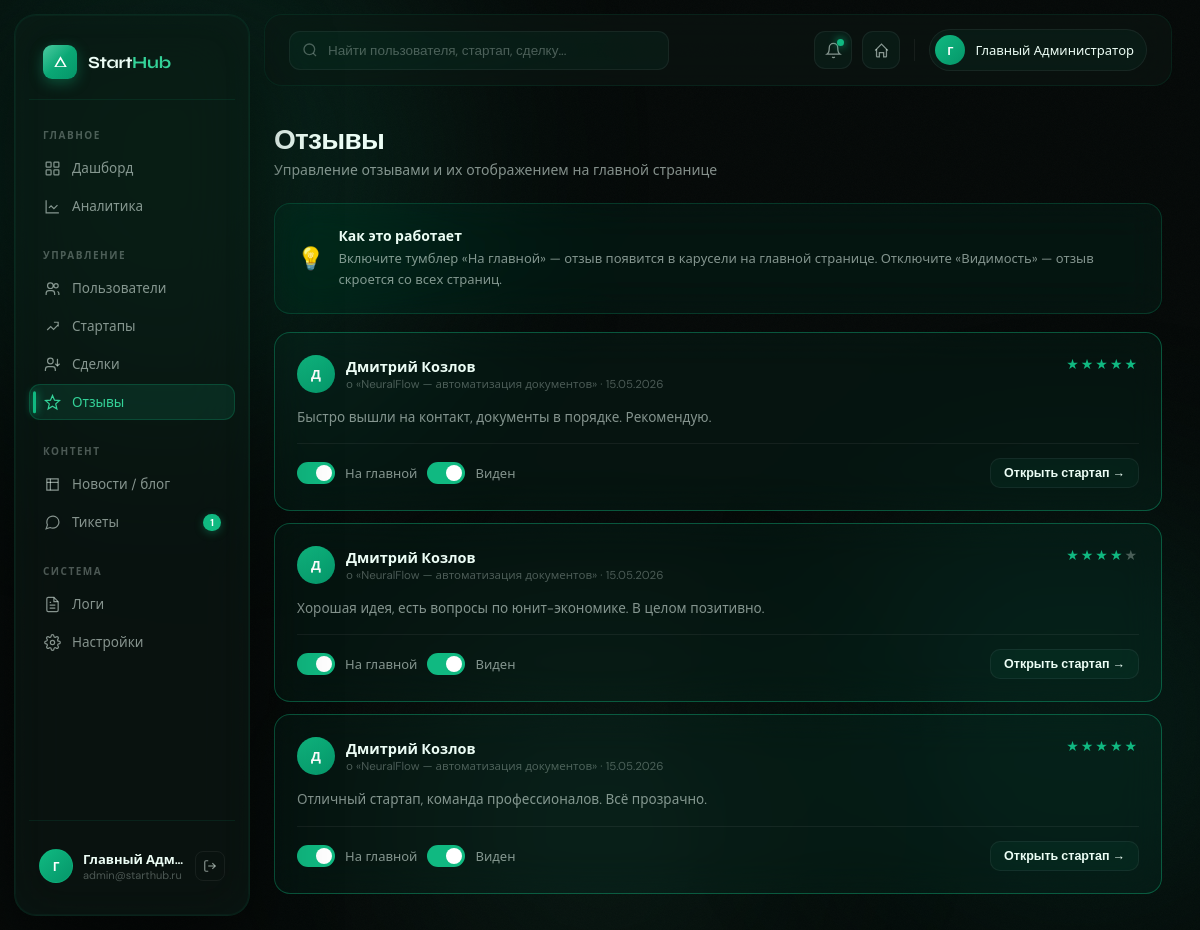
/admin/reviews (signed in), run on the app's committed database.
### models/user.py (models this page shows)
class User(Base):
    __tablename__ = "users"
    id              = Column(Integer, primary_key=True)
    email           = Column(String(255), unique=True, nullable=False, index=True)
    username        = Column(String(64),  unique=True, nullable=False)
    hashed_password = Column(String(255), nullable=False)
    role            = Column(Enum(UserRole), default=UserRole.buyer, nullable=False)
    full_name       = Column(String(128))
    avatar          = Column(String(512))
    bio             = Column(Text)
    phone           = Column(String(32))
    telegram        = Column(String(64))
    website         = Column(String(256))
    location        = Column(String(128))
    is_active       = Column(Boolean, default=True)
    is_verified     = Column(Boolean, default=False)
    is_banned       = Column(Boolean, default=False)
    ban_reason      = Column(Text)
    last_seen       = Column(DateTime, default=lambda: datetime.now(timezone.utc))
    created_at      = Column(DateTime, default=lambda: datetime.now(timezone.utc))
    updated_at      = Column(DateTime, default=lambda: datetime.now(timezone.utc),
                             onupdate=lambda: datetime.now(timezone.utc))
    startups          = relationship("Startup", back_populates="author", lazy="select")
    deals_as_buyer    = relationship("Deal", back_populates="buyer", foreign_keys="Deal.buyer_id")
    messages          = relationship("Message", back_populates="sender")
    favorite_startups = relationship("Startup", secondary=favorites, back_populates="favorited_by")
    notifications     = relationship("Notification", back_populates="user", cascade="all, delete-orphan")
    reviews_given     = relationship("Review", back_populates="author",      foreign_keys="Review.author_id")
    reviews_received  = relationship("Review", back_populates="target_user", foreign_keys="Review.target_user_id")
    tickets           = relationship("SupportTicket", back_populates="user", foreign_keys="SupportTicket.user_id")
    wallet            = relationship("Wallet", back_populates="user", uselist=False, cascade="all, delete-orphan")
    activity_logs     = relationship("ActivityLog", back_populates="user", cascade="all, delete-orphan")

### models/support.py (models this page shows)
class Review(Base):
    __tablename__ = "reviews"
    id             = Column(Integer, primary_key=True)
    author_id      = Column(Integer, ForeignKey("users.id"),    nullable=False)
    target         = Column(Enum(ReviewTarget), nullable=False)
    startup_id     = Column(Integer, ForeignKey("startups.id"), nullable=True)
    target_user_id = Column(Integer, ForeignKey("users.id"),    nullable=True)
    deal_id        = Column(Integer, ForeignKey("deals.id"),     nullable=True)
    rating         = Column(Integer, nullable=False)   # 1-5
    comment        = Column(Text)
    is_visible     = Column(Boolean, default=True)
    is_featured_on_landing = Column(Boolean, default=False, nullable=False)
    created_at     = Column(DateTime, default=lambda: datetime.now(timezone.utc))
    author      = relationship("User",    back_populates="reviews_given",    foreign_keys=[author_id])
    startup     = relationship("Startup", back_populates="reviews",          foreign_keys=[startup_id])
    target_user = relationship("User",    back_populates="reviews_received", foreign_keys=[target_user_id])

### models/startup.py (models this page shows)
class Startup(Base):
    __tablename__ = "startups"
    id            = Column(Integer, primary_key=True)
    author_id     = Column(Integer, ForeignKey("users.id"), nullable=False, index=True)
    title         = Column(String(256), nullable=False)
    slug          = Column(String(256), unique=True, nullable=False, index=True)
    category      = Column(String(64))
    stage         = Column(String(64))
    tagline       = Column(String(512))
    description   = Column(Text)
    cover_image   = Column(String(512))
    emoji         = Column(String(8), default="🚀")
    price         = Column(Float)
    revenue       = Column(Float)
    valuation     = Column(Float)
    team_size     = Column(Integer)
    founded_year  = Column(Integer)
    website       = Column(String(256))
    pitch_deck_url = Column(String(512))
    status        = Column(Enum(StartupStatus), default=StartupStatus.draft)
    is_featured   = Column(Boolean, default=False)
    is_verified   = Column(Boolean, default=False)
    views_count   = Column(Integer, default=0)
    deals_count   = Column(Integer, default=0)
    created_at    = Column(DateTime, default=lambda: datetime.now(timezone.utc))
    updated_at    = Column(DateTime, default=lambda: datetime.now(timezone.utc),
                           onupdate=lambda: datetime.now(timezone.utc))
    author       = relationship("User", back_populates="startups")
    deals        = relationship("Deal", back_populates="startup")
    favorited_by = relationship("User", secondary="favorites", back_populates="favorite_startups")
    tags         = relationship("Tag",  secondary=startup_tags_assoc, back_populates="startups")
    reviews      = relationship("Review", back_populates="startup", foreign_keys="Review.startup_id")

### routers/admin.py (the view)
@router.get("/reviews", response_class=HTMLResponse)
async def reviews_list(request: Request, db: AsyncSession = Depends(get_db)):
    admin = await _require_admin(request, db)
    badges = await _badges(db)
    reviews = (await db.execute(
        select(Review).options(selectinload(Review.author), selectinload(Review.startup))
        .order_by(Review.created_at.desc())
    )).scalars().all()
    return render(request, "admin/reviews.html", {"user": admin, **badges, "reviews": reviews})

### templates/admin/reviews.html (shortened to what this page needs)
{% extends "admin/base_admin.html" %}
{% block admin_content %}
<div class="page-h">
  <div class="page-h-left">
    <h1>Отзывы</h1>
    <p>Управление отзывами и их отображением на главной странице</p>
  </div>
</div>
<div class="card reveal" style="margin-bottom:18px;background:var(--em-dim2);border-color:var(--em-border)">
  <div style="display:flex;gap:14px;align-items:center">
    <div style="font-size:22px">💡</div>
    <div>
      <div style="font-size:14px;font-weight:600;margin-bottom:4px;color:var(--text)">Как это работает</div>
      <div style="font-size:13px;color:var(--text-muted);line-height:1.6">
        Включите тумблер «На главной» — отзыв появится в карусели на главной странице.
        Отключите «Видимость» — отзыв скроется со всех страниц.
      </div>
    </div>
  </div>
</div>
{% for r in reviews %}
{% set fn = (r.author.full_name or r.author.username or 'У') %}
<div class="review-card reveal {% if r.is_featured_on_landing %}featured{% endif %}" style="transition-delay:{{ loop.index0 * 0.04 }}s">
  <div class="rev-header">
    <div class="rev-author">
      <div class="rev-ava">{% if r.author.avatar %}<img src="{{ r.author.avatar }}" style="width:100%;height:100%;border-radius:50%;object-fit:cover">{% else %}{{ fn[0] }}{% endif %}</div>
      <div class="rev-info">
        <div class="rev-name">{{ r.author.full_name or r.author.username }}</div>
        <div class="rev-meta">
          {% if r.startup %}о «{{ r.startup.title }}»{% else %}участник{% endif %}
          · {{ r.created_at.strftime('%d.%m.%Y') }}
        </div>
      </div>
    </div>
    <div class="rev-stars">
      {% for i in range(r.rating) %}★{% endfor %}{% for i in range(5-r.rating) %}<span>★</span>{% endfor %}
    </div>
  </div>
  <div class="rev-text">{{ r.comment or '—' }}</div>
  <div class="rev-controls">
    <form method="post" action="/admin/reviews/{{ r.id }}/toggle-landing" style="display:flex;align-items:center;gap:10px">
      <button type="submit" class="toggle {% if r.is_featured_on_landing %}on{% endif %}" title="На главной"></button>
      <span style="font-size:13px;color:var(--text-muted)">На главной</span>
    </form>
    <form method="post" action="/admin/reviews/{{ r.id }}/toggle" style="display:flex;align-items:center;gap:10px">
      <button type="submit" class="toggle {% if r.is_visible %}on{% endif %}" title="Видимость"></button>
      <span style="font-size:13px;color:var(--text-muted)">Виден</span>
    </form>
    {% if r.startup %}
    <a href="/startup/{{ r.startup.slug }}" target="_blank" class="btn btn-secondary btn-sm" style="margin-left:auto">
      Открыть стартап →
    </a>
    {% endif %}
  </div>
</div>
{% endfor %}
{% endblock %}

### templates/admin/base_admin.html (shortened to what this page needs)
<!DOCTYPE html>
<html lang="ru">
<head>
</head>
<body>
<div class="blob-container">
  <div class="blob b1"></div>
  <div class="blob b2"></div>
  <div class="blob b3"></div>
</div>
<div class="admin-shell">
  <aside class="sidebar">
    <a href="/" class="sidebar-logo">
      <div class="logo-mark">
        <svg viewBox="0 0 24 24" xmlns="http://www.w3.org/2000/svg"><path d="M12 2L2 19h20L12 2zm0 5l6.5 11h-13L12 7z"/></svg>
      </div>
      <div class="logo-text">Start<span>Hub</span></div>
    </a>
    <div class="sidebar-section">
      <div class="sidebar-section-label">Главное</div>
      <a href="/admin/dashboard" class="nav-item {% if request.url.path == '/admin/dashboard' %}active{% endif %}">
        <span class="nav-icon">
          <svg viewBox="0 0 24 24" fill="none" stroke="currentColor"><rect x="3" y="3" width="7" height="7" rx="1"/><rect x="14" y="3" width="7" height="7" rx="1"/><rect x="3" y="14" width="7" height="7" rx="1"/><rect x="14" y="14" width="7" height="7" rx="1"/></svg>
        </span>
        Дашборд
      </a>
      <a href="/admin/analytics" class="nav-item {% if request.url.path == '/admin/analytics' %}active{% endif %}">
        <span class="nav-icon">
          <svg viewBox="0 0 24 24" fill="none" stroke="currentColor"><path d="M3 3v18h18"/><path d="M7 14l3-3 4 4 5-5"/></svg>
        </span>
        Аналитика
      </a>
    </div>
    <div class="sidebar-section">
      <div class="sidebar-section-label">Управление</div>
      <a href="/admin/users" class="nav-item {% if request.url.path.startswith('/admin/users') %}active{% endif %}">
        <span class="nav-icon">
          <svg viewBox="0 0 24 24" fill="none" stroke="currentColor"><circle cx="9" cy="8" r="4"/><path d="M3 21v-2a4 4 0 0 1 4-4h4a4 4 0 0 1 4 4v2"/><circle cx="17" cy="8" r="3"/><path d="M21 21v-2a3 3 0 0 0-2-2.83"/></svg>
        </span>
        Пользователи
      </a>
      <a href="/admin/startups" class="nav-item {% if request.url.path.startswith('/admin/startups') %}active{% endif %}">
        <span class="nav-icon">
          <svg viewBox="0 0 24 24" fill="none" stroke="currentColor"><path d="M4.5 17l5-5 4 4 6-6"/><path d="M14 6h6v6"/></svg>
        </span>
        Стартапы
      </a>
      <a href="/admin/deals" class="nav-item {% if request.url.path.startswith('/admin/deals') %}active{% endif %}">
        <span class="nav-icon">
          <svg viewBox="0 0 24 24" fill="none" stroke="currentColor"><path d="M16 21v-2a4 4 0 0 0-4-4H6a4 4 0 0 0-4 4v2"/><circle cx="9" cy="7" r="4"/><path d="M22 11l-3 3-3-3"/><path d="M19 14V4"/></svg>
        </span>
        Сделки
      </a>
      <a href="/admin/reviews" class="nav-item {% if request.url.path.startswith('/admin/reviews') %}active{% endif %}">
        <span class="nav-icon">
          <svg viewBox="0 0 24 24" fill="none" stroke="currentColor"><path d="M12 17.27L18.18 21l-1.64-7.03L22 9.24l-7.19-.61L12 2 9.19 8.63 2 9.24l5.46 4.73L5.82 21z"/></svg>
        </span>
        Отзывы
      </a>
    </div>
    <div class="sidebar-section">
      <div class="sidebar-section-label">Контент</div>
      <a href="/admin/news" class="nav-item {% if request.url.path.startswith('/admin/news') %}active{% endif %}">
        <span class="nav-icon">
          <svg viewBox="0 0 24 24" fill="none" stroke="currentColor"><path d="M4 4h16v16H4z"/><path d="M4 9h16"/><path d="M9 4v16"/></svg>
        </span>
        Новости / блог
      </a>
      <a href="/admin/tickets" class="nav-item {% if request.url.path.startswith('/admin/tickets') %}active{% endif %}">
        <span class="nav-icon">
          <svg viewBox="0 0 24 24" fill="none" stroke="currentColor"><path d="M21 11.5a8.38 8.38 0 0 1-.9 3.8 8.5 8.5 0 0 1-7.6 4.7 8.38 8.38 0 0 1-3.8-.9L3 21l1.9-5.7a8.38 8.38 0 0 1-.9-3.8 8.5 8.5 0 0 1 4.7-7.6 8.38 8.38 0 0 1 3.8-.9h.5a8.48 8.48 0 0 1 8 8v.5z"/></svg>
        </span>
        Тикеты
        {% if open_tickets %}<span class="nav-badge">{{ open_tickets }}</span>{% endif %}
      </a>
    </div>
    <div class="sidebar-section">
      <div class="sidebar-section-label">Система</div>
      <a href="/admin/logs" class="nav-item {% if request.url.path == '/admin/logs' %}active{% endif %}">
        <span class="nav-icon">
          <svg viewBox="0 0 24 24" fill="none" stroke="currentColor"><path d="M14 2H6a2 2 0 0 0-2 2v16a2 2 0 0 0 2 2h12a2 2 0 0 0 2-2V8z"/><path d="M14 2v6h6"/><path d="M8 13h8M8 17h8M8 9h2"/></svg>
        </span>
        Логи
      </a>
      <a href="/admin/settings" class="nav-item {% if request.url.path == '/admin/settings' %}active{% endif %}">
        <span class="nav-icon">
        </span>
        Настройки
      </a>
    </div>
    <div class="sidebar-footer">
      <div class="sidebar-user">
        <div class="su-ava">{% if user.full_name %}{{ user.full_name[0] }}{% else %}{{ user.username[0]|upper }}{% endif %}</div>
        <div class="su-info">
          <div class="su-name">{{ user.full_name or user.username }}</div>
          <div class="su-email">{{ user.email }}</div>
        </div>
        <a href="/logout" class="su-logout" title="Выход">
          <svg width="14" height="14" viewBox="0 0 24 24" fill="none" stroke="currentColor" stroke-width="2"><path d="M9 21H5a2 2 0 0 1-2-2V5a2 2 0 0 1 2-2h4"/><polyline points="16 17 21 12 16 7"/><line x1="21" y1="12" x2="9" y2="12"/></svg>
        </a>
      </div>
    </div>
  </aside>
  <main class="admin-main">
    <div class="topbar">
      <div class="topbar-search">
        <svg viewBox="0 0 24 24" fill="none" stroke="currentColor" stroke-width="2"><circle cx="11" cy="11" r="8"/><line x1="21" y1="21" x2="16.65" y2="16.65"/></svg>
        <input type="text" placeholder="Найти пользователя, стартап, сделку..." id="globalSearch">
      </div>
      <div class="topbar-actions">
        <button class="tb-btn" title="Уведомления">
          <svg viewBox="0 0 24 24" fill="none" stroke="currentColor" stroke-width="1.8"><path d="M18 8A6 6 0 0 0 6 8c0 7-3 9-3 9h18s-3-2-3-9"/><path d="M13.73 21a2 2 0 0 1-3.46 0"/></svg>
          <span class="dot"></span>
        </button>
        <a href="/" class="tb-btn" title="На сайт">
          <svg viewBox="0 0 24 24" fill="none" stroke="currentColor" stroke-width="1.8"><path d="M3 12l2-2 7-7 7 7 2 2"/><path d="M5 10v10a1 1 0 0 0 1 1h3v-6h6v6h3a1 1 0 0 0 1-1V10"/></svg>
        </a>
        <div class="tb-user">
          <div class="tb-user-ava">{% if user.full_name %}{{ user.full_name[0] }}{% else %}{{ user.username[0]|upper }}{% endif %}</div>
          <div class="tb-user-name">{{ user.full_name or user.username }}</div>
        </div>
      </div>
    </div>
    <div class="admin-content">
      {% block admin_content %}{% endblock %}
    </div>
  </main>
</div>
</body>
</html>

### data on the page
User: full_name "Г", full_name "Главный Адм…", email "admin@starthub.ru", full_name "Главный Администратор"
Review: author "Дмитрий Козлов", startup "NeuralFlow — автоматизация документов", created_at "15.05.2026", comment "Быстро вышли на контакт, документы в порядке. Рекомендую.", is_featured_on_landing True (drawn), is_visible True (drawn)
User: full_name "Д"
Review: author "Дмитрий Козлов", startup "NeuralFlow — автоматизация документов", created_at "15.05.2026", rating 4 (drawn), comment "Хорошая идея, есть вопросы по юнит-экономике. В целом позитивно.", is_featured_on_landing True (drawn), is_visible True (drawn)
Review: author "Дмитрий Козлов", startup "NeuralFlow — автоматизация документов", created_at "15.05.2026", comment "Отличный стартап, команда профессионалов. Всё прозрачно.", is_featured_on_landing True (drawn), is_visible True (drawn)

### other printed values
{{ open_tickets }} "1"
